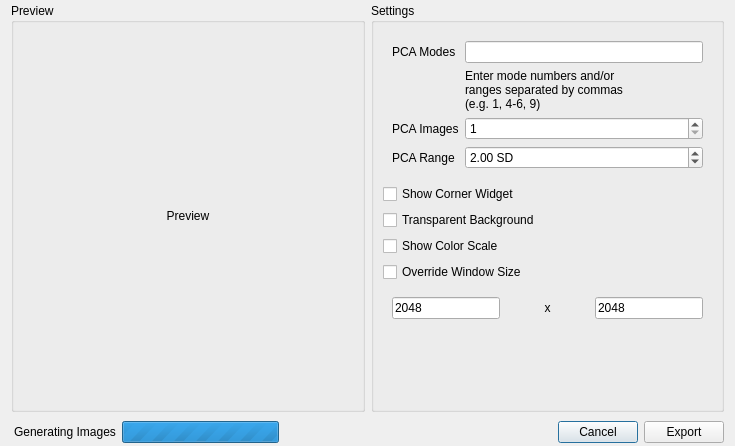
<?xml version="1.0" encoding="UTF-8"?>
<ui version="4.0">
 <class>ExportImageDialog</class>
 <widget class="QDialog" name="ExportImageDialog">
  <property name="geometry">
   <rect>
    <x>0</x>
    <y>0</y>
    <width>735</width>
    <height>446</height>
   </rect>
  </property>
  <property name="sizePolicy">
   <sizepolicy hsizetype="MinimumExpanding" vsizetype="MinimumExpanding">
    <horstretch>0</horstretch>
    <verstretch>0</verstretch>
   </sizepolicy>
  </property>
  <property name="windowTitle">
   <string>ShapeWorks Studio Export</string>
  </property>
  <layout class="QGridLayout" name="gridLayout">
   <property name="topMargin">
    <number>3</number>
   </property>
   <property name="bottomMargin">
    <number>3</number>
   </property>
   <item row="0" column="0" colspan="2">
    <widget class="QWidget" name="widget" native="true">
     <property name="sizePolicy">
      <sizepolicy hsizetype="MinimumExpanding" vsizetype="MinimumExpanding">
       <horstretch>0</horstretch>
       <verstretch>0</verstretch>
      </sizepolicy>
     </property>
     <property name="minimumSize">
      <size>
       <width>600</width>
       <height>300</height>
      </size>
     </property>
     <layout class="QGridLayout" name="gridLayout_3">
      <property name="leftMargin">
       <number>0</number>
      </property>
      <property name="topMargin">
       <number>0</number>
      </property>
      <property name="rightMargin">
       <number>0</number>
      </property>
      <property name="bottomMargin">
       <number>0</number>
      </property>
      <property name="spacing">
       <number>6</number>
      </property>
      <item row="0" column="0">
       <widget class="QGroupBox" name="preview_box">
        <property name="sizePolicy">
         <sizepolicy hsizetype="MinimumExpanding" vsizetype="MinimumExpanding">
          <horstretch>0</horstretch>
          <verstretch>0</verstretch>
         </sizepolicy>
        </property>
        <property name="minimumSize">
         <size>
          <width>1</width>
          <height>1</height>
         </size>
        </property>
        <property name="title">
         <string>Preview</string>
        </property>
        <layout class="QGridLayout" name="gridLayout_5">
         <property name="leftMargin">
          <number>0</number>
         </property>
         <property name="topMargin">
          <number>0</number>
         </property>
         <property name="rightMargin">
          <number>0</number>
         </property>
         <property name="bottomMargin">
          <number>0</number>
         </property>
         <item row="0" column="0">
          <widget class="shapeworks::ImageLabel" name="preview">
           <property name="sizePolicy">
            <sizepolicy hsizetype="MinimumExpanding" vsizetype="MinimumExpanding">
             <horstretch>0</horstretch>
             <verstretch>0</verstretch>
            </sizepolicy>
           </property>
           <property name="minimumSize">
            <size>
             <width>1</width>
             <height>1</height>
            </size>
           </property>
           <property name="text">
            <string>Preview</string>
           </property>
           <property name="alignment">
            <set>Qt::AlignCenter</set>
           </property>
          </widget>
         </item>
        </layout>
       </widget>
      </item>
      <item row="0" column="1">
       <widget class="QGroupBox" name="right_side_controls">
        <property name="title">
         <string>Settings</string>
        </property>
        <layout class="QGridLayout" name="gridLayout_2">
         <item row="3" column="0">
          <widget class="QCheckBox" name="show_color_scale">
           <property name="text">
            <string>Show Color Scale</string>
           </property>
          </widget>
         </item>
         <item row="2" column="0">
          <widget class="QCheckBox" name="transparent_background">
           <property name="text">
            <string>Transparent Background</string>
           </property>
          </widget>
         </item>
         <item row="4" column="0">
          <widget class="QCheckBox" name="override_window_size">
           <property name="text">
            <string>Override Window Size</string>
           </property>
          </widget>
         </item>
         <item row="5" column="0">
          <widget class="QWidget" name="window_size_widget" native="true">
           <layout class="QHBoxLayout" name="horizontalLayout">
            <item>
             <widget class="QLineEdit" name="override_width">
              <property name="sizePolicy">
               <sizepolicy hsizetype="Minimum" vsizetype="Fixed">
                <horstretch>0</horstretch>
                <verstretch>0</verstretch>
               </sizepolicy>
              </property>
              <property name="text">
               <string>2048</string>
              </property>
             </widget>
            </item>
            <item>
             <widget class="QLabel" name="label_3">
              <property name="text">
               <string>x</string>
              </property>
              <property name="alignment">
               <set>Qt::AlignCenter</set>
              </property>
             </widget>
            </item>
            <item>
             <widget class="QLineEdit" name="override_height">
              <property name="sizePolicy">
               <sizepolicy hsizetype="Minimum" vsizetype="Fixed">
                <horstretch>0</horstretch>
                <verstretch>0</verstretch>
               </sizepolicy>
              </property>
              <property name="text">
               <string>2048</string>
              </property>
             </widget>
            </item>
           </layout>
          </widget>
         </item>
         <item row="0" column="0">
          <widget class="QWidget" name="pca_widget" native="true">
           <layout class="QGridLayout" name="gridLayout_4">
            <item row="3" column="0">
             <widget class="QLabel" name="pca_range_label">
              <property name="text">
               <string>PCA Range</string>
              </property>
             </widget>
            </item>
            <item row="0" column="1">
             <widget class="QLineEdit" name="pca_modes"/>
            </item>
            <item row="2" column="0">
             <widget class="QLabel" name="pca_images_label">
              <property name="text">
               <string>PCA Images</string>
              </property>
             </widget>
            </item>
            <item row="0" column="0">
             <widget class="QLabel" name="pca_mode_start_label">
              <property name="text">
               <string>PCA Modes</string>
              </property>
             </widget>
            </item>
            <item row="2" column="1">
             <widget class="QSpinBox" name="pca_num_images">
              <property name="minimum">
               <number>1</number>
              </property>
              <property name="maximum">
               <number>5</number>
              </property>
             </widget>
            </item>
            <item row="3" column="1">
             <widget class="QDoubleSpinBox" name="pca_range">
              <property name="suffix">
               <string> SD</string>
              </property>
              <property name="decimals">
               <number>2</number>
              </property>
              <property name="minimum">
               <double>0.000000000000000</double>
              </property>
              <property name="maximum">
               <double>1000.000000000000000</double>
              </property>
              <property name="singleStep">
               <double>0.500000000000000</double>
              </property>
              <property name="value">
               <double>2.000000000000000</double>
              </property>
             </widget>
            </item>
            <item row="1" column="1">
             <widget class="QLabel" name="label">
              <property name="text">
               <string>Enter mode numbers and/or 
ranges separated by commas
(e.g. 1, 4-6, 9)</string>
              </property>
             </widget>
            </item>
           </layout>
          </widget>
         </item>
         <item row="1" column="0">
          <widget class="QCheckBox" name="show_corner_widget">
           <property name="text">
            <string>Show Corner Widget</string>
           </property>
          </widget>
         </item>
         <item row="6" column="0">
          <spacer name="verticalSpacer">
           <property name="orientation">
            <enum>Qt::Vertical</enum>
           </property>
           <property name="sizeHint" stdset="0">
            <size>
             <width>20</width>
             <height>40</height>
            </size>
           </property>
          </spacer>
         </item>
        </layout>
       </widget>
      </item>
     </layout>
    </widget>
   </item>
   <item row="1" column="0" colspan="2">
    <widget class="QWidget" name="button_box" native="true">
     <layout class="QHBoxLayout" name="horizontalLayout_2">
      <property name="leftMargin">
       <number>0</number>
      </property>
      <property name="topMargin">
       <number>3</number>
      </property>
      <property name="rightMargin">
       <number>0</number>
      </property>
      <property name="bottomMargin">
       <number>0</number>
      </property>
      <item>
       <widget class="QWidget" name="progress_widget" native="true">
        <layout class="QGridLayout" name="gridLayout_6">
         <property name="leftMargin">
          <number>3</number>
         </property>
         <property name="topMargin">
          <number>0</number>
         </property>
         <property name="rightMargin">
          <number>3</number>
         </property>
         <property name="bottomMargin">
          <number>0</number>
         </property>
         <item row="0" column="1">
          <widget class="QProgressBar" name="progress">
           <property name="maximum">
            <number>0</number>
           </property>
           <property name="value">
            <number>0</number>
           </property>
          </widget>
         </item>
         <item row="0" column="0">
          <widget class="QLabel" name="progress_label">
           <property name="text">
            <string>Generating Images</string>
           </property>
          </widget>
         </item>
        </layout>
       </widget>
      </item>
      <item>
       <spacer name="horizontalSpacer">
        <property name="orientation">
         <enum>Qt::Horizontal</enum>
        </property>
        <property name="sizeHint" stdset="0">
         <size>
          <width>40</width>
          <height>20</height>
         </size>
        </property>
       </spacer>
      </item>
      <item>
       <widget class="QPushButton" name="cancel_button">
        <property name="text">
         <string>Cancel</string>
        </property>
       </widget>
      </item>
      <item>
       <widget class="QPushButton" name="export_button">
        <property name="text">
         <string>Export</string>
        </property>
       </widget>
      </item>
     </layout>
    </widget>
   </item>
  </layout>
 </widget>
 <customwidgets>
  <customwidget>
   <class>shapeworks::ImageLabel</class>
   <extends>QLabel</extends>
   <header location="global">Utils/ImageLabel.h</header>
  </customwidget>
 </customwidgets>
 <resources/>
 <connections/>
</ui>
